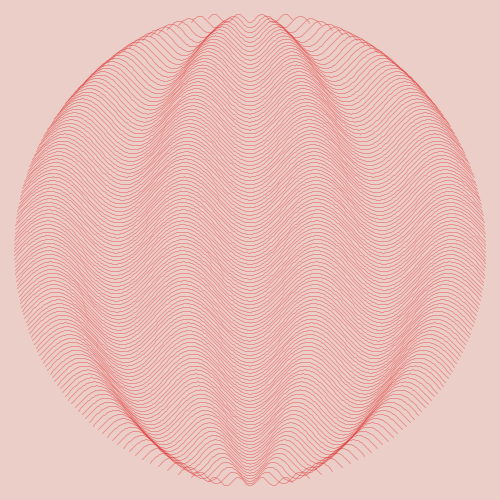
Frame 1 (no input)
Frame 2 (the mouse pressed at the canvas centre, redrawn once): identical to frame 1, image omitted

The Processing sketch that drew this single still picture (run headless with seeded random() and noise(); the mouse was pressed at the canvas centre and the sketch redrawn once):

// Processing sketch: sineLines
// ── sineLines.pde
void sineLine(float x1, float y1, float x2, float y2, float nCycles, float amp) {
  float d = dist(x1, y1, x2, y2);
  int d2 = ceil(d);
  noFill();
  beginShape();

  for (int i = 0; i <= d2; i++) {
    float p = float(i) / d;
    float v = lerp(x1, x2, p);
    float v2 = lerp(y1, y2, p);

    float s = sin(p * nCycles * TWO_PI) * amp;
    float x3 = v;
    float y3 = v2;

    float a2 = atan2(y2 - y1, x2 - x1);
    x3 = x3 + s * cos(PI / 2.0 + a2);
    y3 = y3 + s * sin(PI / 2.0 + a2);
    vertex(x3, y3);
  }
  endShape();
}

void setup() {
  size(500, 500);
  noLoop();
}

void draw() {
  background(236, 206, 200);
  stroke(221, 50, 50, 96);
  circleWithSines(width / 2.0, height / 2.0, width / 2.125, 128);
}

void circleWithSines(float x, float y, float r, int nLines) {
  for (int i = 0; i < nLines; i++) {
    float d = float(i) / float(nLines - 1);
    float v = lerp(-r, r, d);

    pushMatrix();
    translate(width / 2.0, height / 2.0);
    float x2 = sqrt(r * r - v * v);
    float amp = dist(-x2, v, x2, v) * 0.05;
    sineLine(-x2, v, x2, v, 3.5, -amp);
    popMatrix();
  }
}
